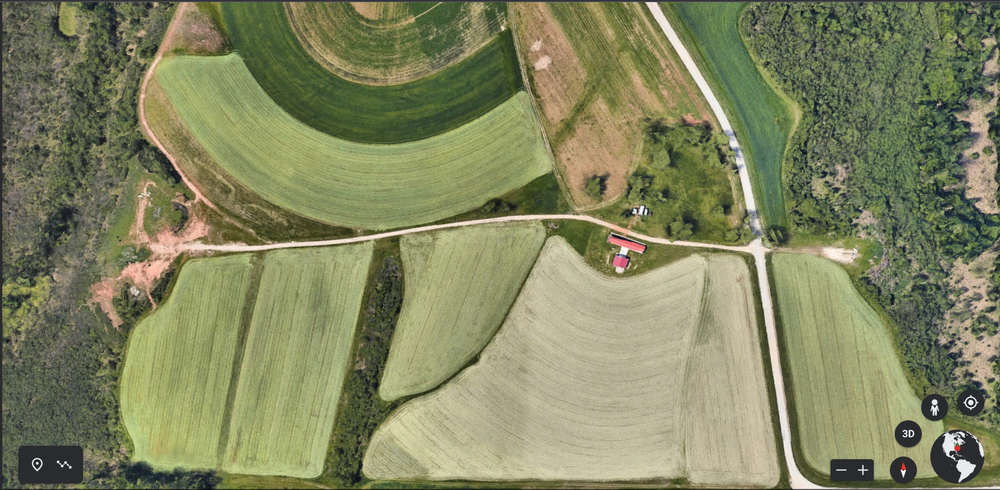
#> input picture GCS/TestGPSLocationMAP.png, 1000 x 490 px, shrunk from 1853 x 908 before the run
$ python -i detection_algo_v2.py   (imports and definitions only)
#> lines starting #> are read from the running program, lines starting #| are printed output that depends on the picture
#!/usr/bin/env python3
# -*- coding: utf-8 -*-
"""
Created on Mon Feb 28 14:18:01 2022

@author: alex_wheelis


This script takes an image and find targets based off of a certain color

s
"""

import numpy as np
import cv2

from scipy.signal import medfilt
from scipy.signal import find_peaks
import matplotlib.pyplot as plt


"""

"""
"""
TASKS:
- identify if the mask over the regular image has the correct color
- identify if the mask is of the correct shape
- given all of this, locate the target


"""

RED_VAL_MAX = 80
RED_VAL_MIN = 0

GRN_VAL_MAX = 160
GRN_VAL_MIN = 130

BLU_VAL = 200

BLU_IDX = 0
GRN_IDX = 1
RED_IDX = 2


object_colors = []

def find_contours(img):
    #image = cv2.imread(img)
    #gray = cv2.cvtColor(img, cv2.COLOR_RGB2GRAY)

    # blurred = cv2.GaussianBlur(gray, (7, 7), 0)
    blurred = cv2.GaussianBlur(img, (9, 9), 0)
    thresh = blurred > 100
    #plt.imshow(thresh)
    #plt.show()
    #print("'find_contours' output: blurred, thresh, image")

    return thresh

def split_mask_into_sections(threshold):
    """
    find_contours() will return a ton of hits. All of these need to be parsed.
    create a dictionary of different image slices. These slices will have
    their colors and shapes confirmed
    """

    # sum of values in col and rows
    col_sum = np.sum(threshold, axis = 0)
    row_sum = np.sum(threshold, axis = 1)

    # get rid of noisy peaks
    col_sum = medfilt(col_sum, kernel_size = 13)
    row_sum = medfilt(row_sum, kernel_size = 13)

    # detect objects
    col_objs, _ = find_peaks(col_sum, height=0)
    row_objs, _ = find_peaks(row_sum, height=0)

    # get img snips
    img_snips_dict = {}
    for c in col_objs:
        c = int(c)
        for r in row_objs:
            r = int(r)
            im_snip = threshold[r-10:r+10, c-10:c+10]
            if (im_snip.sum()):
                img_snips_dict[str(c) + "_" + str(r)] = im_snip

    return img_snips_dict

def confirm_color(snippet, mask, color):
    """
    does the shape in the threshold mask have the desired color?
    inputs:
    RGB snippet
    binary mask of object
    (R, G, B) color value
    """
    color_desired = np.array(color)
    color_mean = np.mean(snippet[mask], axis = 0)
    object_colors.append(color_mean)
    print(color_desired)
    print(color_mean)

    # look for 30% color distance
    percent = .3
    color_desired_min = color_desired * (1-percent)
    color_desired_max = color_desired * (1+percent)

    return ((color_desired_min < color_mean) & (color_mean < color_desired_max)).all()


# execute this to run the target detection script
def find_targets_process(image):

    targets = []
    #print("finding contours")
    #print(image.shape)
    try:
        middle_col, middle_row = image.shape[0], image.shape[1]
    except:
        middle_col, middle_row = 0, 0

    threshold = find_contours(image)
    #print("contours found")
    #print("getting snips_dict")
    img_snips_dict = split_mask_into_sections(threshold)
    #print("dict got")
    for key, val in img_snips_dict.items():
        col, row = key.split("_")
        col, row = int(col), int(row)
        '''
        snippet = image[row-10:row+10, col-10:col+10]
        mask = val
        is_target = confirm_color(snippet, mask, color)
        '''
        targets.append([col, row])
        #--> you may be able to get rid of the if condition below

    return targets

>>> import cv2
>>> picture = cv2.cvtColor(cv2.imread('../../GCS/TestGPSLocationMAP.png'), cv2.COLOR_BGR2RGB)
>>> result = find_targets_process(picture)
#> in find_contours, `blurred = cv2.GaussianBlur(img, (9, 9), 0)`:
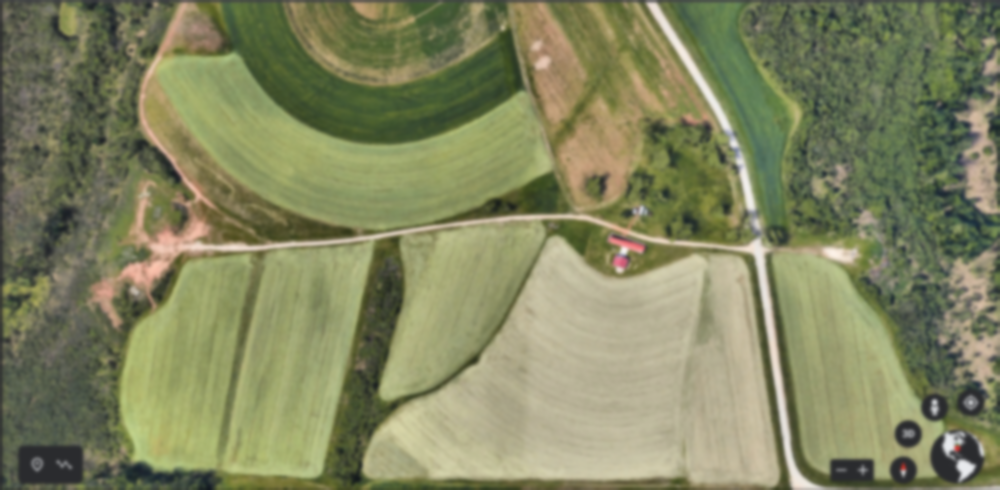
#> blurred: shape (490, 1000, 3); mean R, G, B 129.9, 133.3, 96.6
#> in find_contours, `thresh = blurred > 100`:
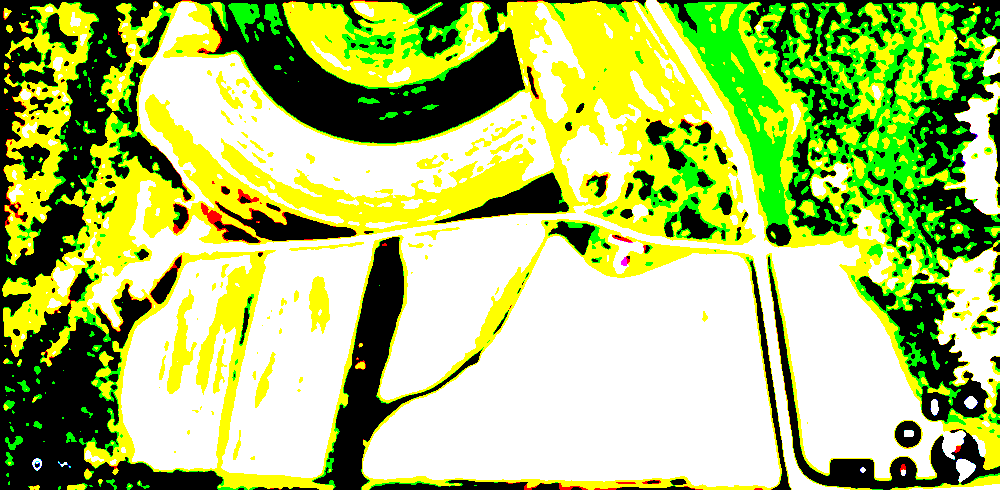
#> thresh: shape (490, 1000, 3) bool; mean R, G, B 0.678, 0.759, 0.428
#> in split_mask_into_sections, `col_sum = np.sum(threshold, axis = 0)`: col_sum = 1000 rows, first 8: [0, 0, 0], [0, 0, 0], [3, 4, 0], [33, 29, 0], [88, 83, 0], [109, 119, 3], [130, 156, 3], [151, 179, 1]
#> in split_mask_into_sections, `row_sum = np.sum(threshold, axis = 1)`: row_sum = 490 rows, first 8: [40, 11, 9], [115, 54, 11], [211, 310, 21], [323, 527, 57], [416, 655, 68], [446, 686, 72], [459, 705, 75], [484, 718, 76]
#> in split_mask_into_sections, `col_sum = medfilt(col_sum, kernel_size = 13)`: col_sum = 1000 rows, first 8: [0, 0, 0], [0, 0, 0], [0, 0, 0], [0, 0, 0], [0, 0, 0], [0, 0, 0], [0, 0, 0], [0, 0, 0]
#> in split_mask_into_sections, `row_sum = medfilt(row_sum, kernel_size = 13)`: row_sum = 490 rows, first 8: [0, 0, 0], [0, 0, 0], [0, 0, 0], [0, 0, 0], [0, 0, 0], [0, 0, 0], [0, 0, 0], [0, 0, 0]
#> (the run stopped early here; a loop or call above may not have finished)
